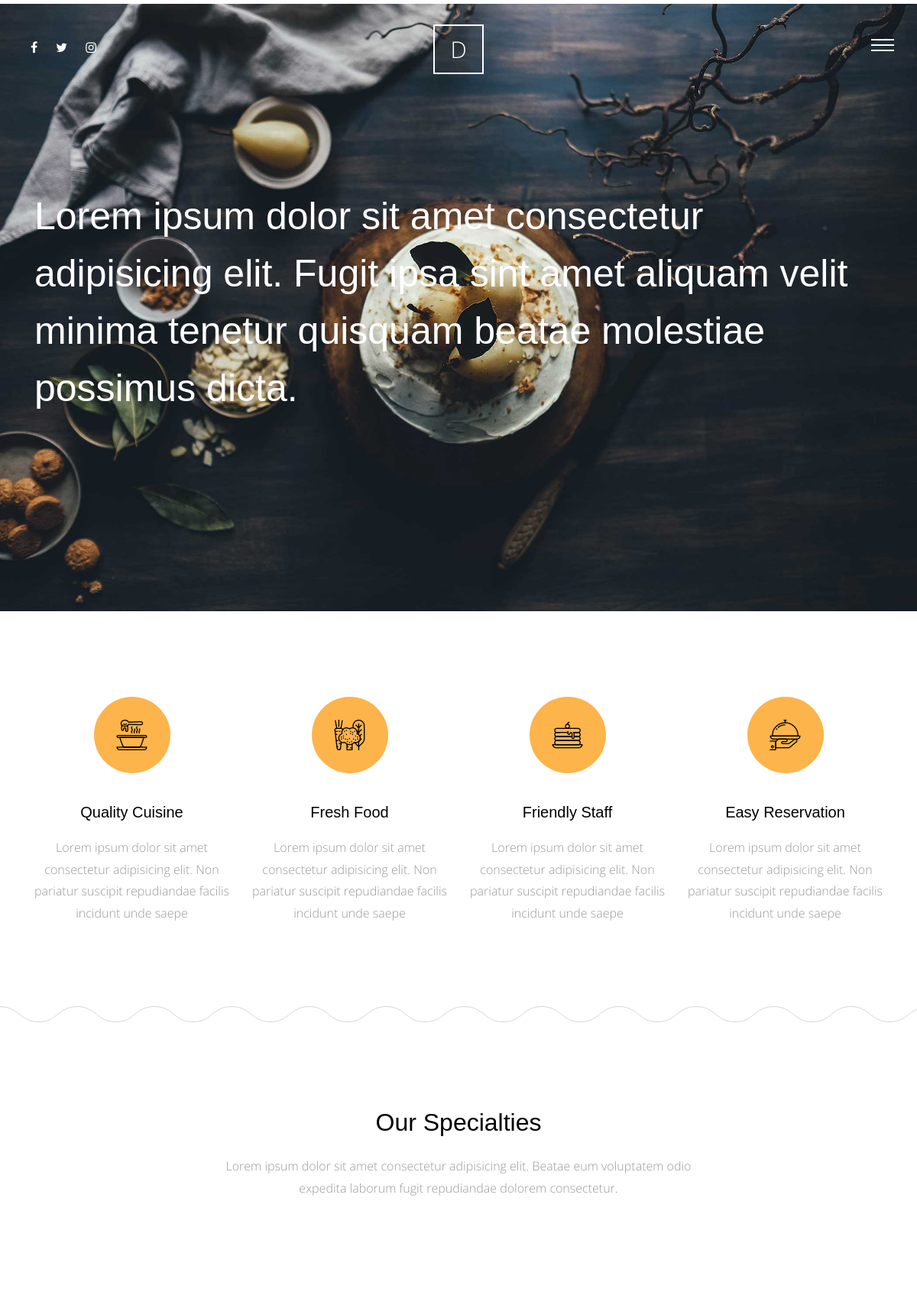
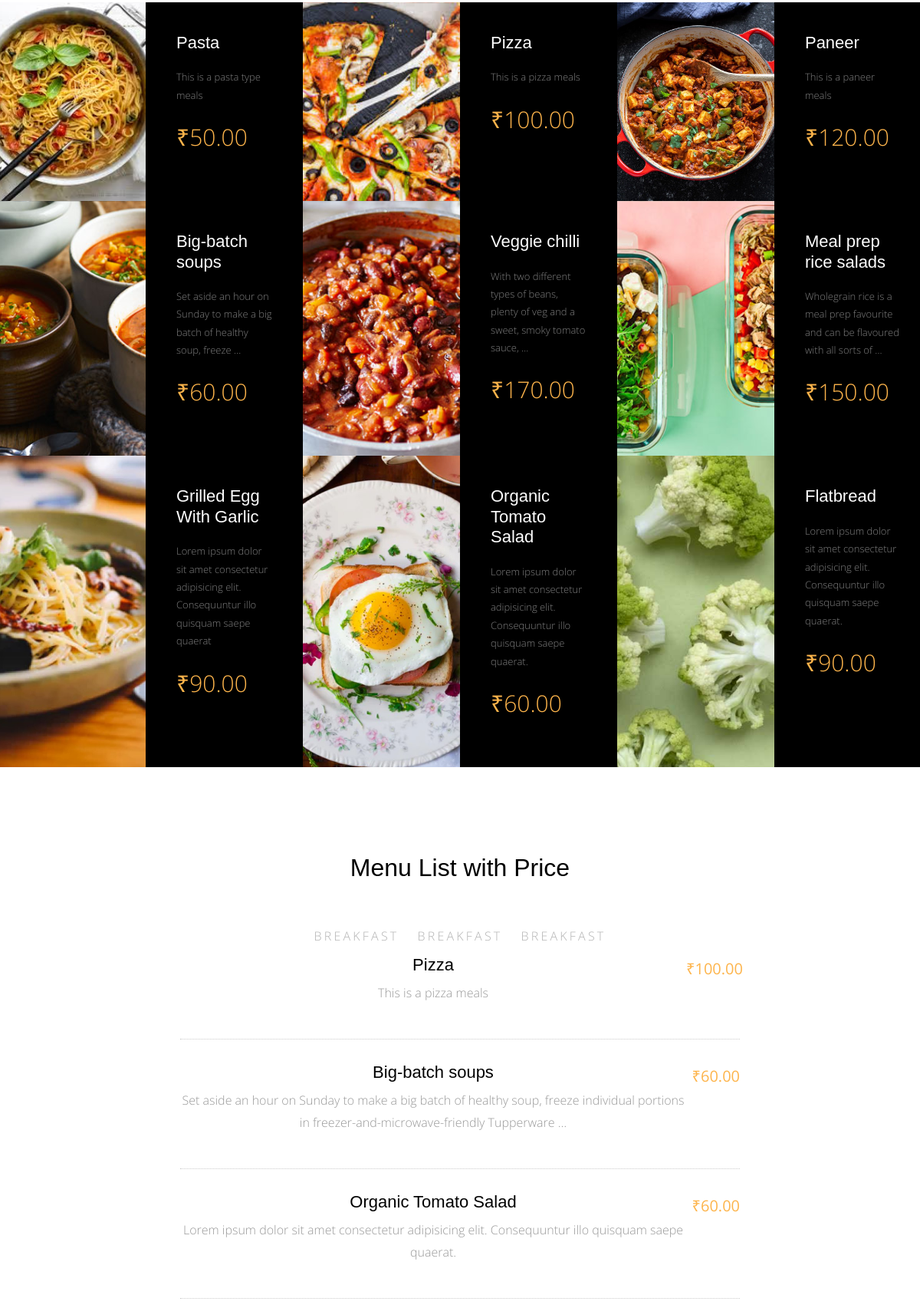
The page / (upper part) on the database its author committed (2 pictures, top to bottom).
### meals/models.py (models this page shows, shortened)
class Meals(models.Model):
    name = models.CharField(max_length=50)
    description = models.TextField(max_length=500)
    category = models.ForeignKey('Category', on_delete=models.SET_NULL, null=True)
    people = models.IntegerField()
    price = models.DecimalField(max_digits=5,decimal_places=2)
    preperation_time = models.IntegerField()
    image = models.ImageField(upload_to='meals/')
    slug = models.SlugField(blank=True,null=True)
    class Meta:
        verbose_name = 'meal'
        verbose_name_plural = 'meals'

class Category(models.Model):
    name = models.CharField(max_length=30)
    class Meta:
        verbose_name = 'category'
        verbose_name_plural = 'categories'
    def __str__(self):
        return self.name

### home/views.py (the view)
# urls.py: path('', views.home,name='home'),
def home(request):
    meals = Meals.objects.all()
    meal_list = Meals.objects.all()
    categories = Category.objects.all()
    posts = Post.objects.all()
    why_choose_us = Why_Choose_Us.objects.all()
    context = {
        'meals':meals,
        'meal_list':meal_list,
        'categories':categories,
        'posts':posts,
        'why_choose_us':why_choose_us,
    }
    return render(request, 'home/index.html', context)

### home/templates/home/index.html (shortened to what this page needs)
{% extends 'base.html' %}
{% load static %}
{% block body %}
      <div class="main-wrap">
        <div class="cover_1">
          <div class="img_bg" style="background-image: url({% static 'site_static/img/slider-1.jpg' %})" data-stellar-background-ratio="0.5">
            <div class="container">
              <div class="row align-items-center">
                <div class="col-md-12" data-aos="fade-up">
                  <h2 class="heading">Lorem ipsum dolor sit amet consectetur adipisicing elit. Fugit ipsa sint amet aliquam velit minima tenetur quisquam beatae molestiae possimus dicta.</h2>
                </div>
              </div>
            </div>
          </div>
        </div>
        <div class="section services-section">
          <div class="container">
            <div class="row">
              <div class="col-md-6 col-lg-3" data-aos="fade-up">
                <div class="media feature-icon d-block text-center">
                  <div class="icon">
                    <span class="flaticon-soup"></span>
                  </div>
                  <div class="media-body">
                    <h3>Quality Cuisine</h3>
                    <p>Lorem ipsum dolor sit amet consectetur adipisicing elit. Non pariatur suscipit repudiandae facilis incidunt unde saepe</p>
                  </div>
                </div>
              </div>
              <div class="col-md-6 col-lg-3" data-aos="fade-up" data-aos-delay="100">
                <div class="media feature-icon d-block text-center">
                  <div class="icon">
                    <span class="flaticon-vegetables"></span>
                  </div>
                  <div class="media-body">
                    <h3>Fresh Food</h3>
                    <p>Lorem ipsum dolor sit amet consectetur adipisicing elit. Non pariatur suscipit repudiandae facilis incidunt unde saepe</p>
                  </div>
                </div>
              </div>
              <div class="col-md-6 col-lg-3" data-aos="fade-up" data-aos-delay="300">
                <div class="media feature-icon d-block text-center">
                  <div class="icon">
                    <span class="flaticon-pancake"></span>
                  </div>
                  <div class="media-body">
                    <h3>Friendly Staff</h3>
                    <p>Lorem ipsum dolor sit amet consectetur adipisicing elit. Non pariatur suscipit repudiandae facilis incidunt unde saepe</p>
                  </div>
                </div>
              </div>
              <div class="col-md-6 col-lg-3" data-aos="fade-up" data-aos-delay="500">
                <div class="media feature-icon d-block text-center">
                  <div class="icon">
                    <span class="flaticon-tray"></span>
                  </div>
                  <div class="media-body">
                    <h3>Easy Reservation</h3>
                    <p>Lorem ipsum dolor sit amet consectetur adipisicing elit. Non pariatur suscipit repudiandae facilis incidunt unde saepe</p>
                  </div>
                </div>
              </div>
            </div>
          </div>
        </div>
        <div class="section">
          <div class="container">
            <div class="row justify-content-center">
              <div class="col-md-7 text-center"  data-aos="fade-up">
                <h2 class="mb-4">Our Specialties</h2>
                <p class="lead">Lorem ipsum dolor sit amet consectetur adipisicing elit. Beatae eum voluptatem odio expedita laborum fugit repudiandae dolorem consectetur.</p>
              </div>
            </div>
          </div>
        </div>
        <div class="section pt-0 pb-0">
          <div class="menus d-flex bg-light">
            {% for meal in meals %}
                <div class="d-flex item">
                <div class="image" style="background-image: url({{meal.image.url}});" data-aos="fade"></div>
                <div class="text">
                  <h3>{{meal.name}}</h3>
                  <p>{{meal.description|truncatewords:15}}</p>
                  <p class="price">₹{{meal.price}}</p>
                </div>
                </div>
            {% endfor %}
          </div>
        </div>
         <div class="section">
          <div class="container">
            <div class="row justify-content-center">
              <div class="col-md-8" data-aos="fade-up">
                <h2 class="mb-5 text-center">Menu List with Price</h2>
                  <ul class="nav site-tab-nav" id="pills-tab" role="tablist">
                      {% for category in categories %}
                        <li class="nav-item">
                            <a class="nav-link" id="{{category}}-tab" data-toggle="pill" href="{{category}}" role="tab" aria-controls="{{category}}" aria-selected="true">Breakfast</a>
                        </li>
                      {% endfor %}
                      <div class="tab-content" id="pills-tabContent">
                          {% for category in categories %}
                              <div class="tab-pane fade show active" id="{{category}}" role="tabpanel" aria-labelledby="{{category}}-tab">
                                  {% for meal in meal_list %}
                                    {% if meal.category == category %}
                                          <div class="d-block d-md-flex menu-food-item">
                                          <div class="text order-1 mb-3">
                                            <h3><a href="{% url 'meals:meal_detail' meal.slug %}">{{meal.name}}</a></h3>
                                            <p>{{meal.description|truncatewords:20}}</p>
                                          </div>
                                          <div class="price order-2">
                                            <strong>₹{{meal.price}}</strong>
                                          </div>
                                        </div>
                                    {% endif %}
                                  {% endfor %}
                              </div>
                    {% endfor %}
                </div>
              </div>
            </div>
          </div>
        </div>
      </div>
      {% endblock body %}

### static/site_static/css/style.css (style rules this page uses)
html { overflow-x: hidden; }
body { background: #fff; font-family: "Open Sans", cursive; font-size: 16px; line-height: 1.8; font-weight: 300; color: #999999; }
a { -webkit-transition: .3s all ease; -o-transition: .3s all ease; transition: .3s all ease; text-decoration: none; }
h1, h2, h3, h4, h5 { color: #000; font-family: "Playfair Display", Arial, sans-serif; }
h1 a, h2 a, h3 a, h4 a, h5 a { color: #000; }
.media h3 { font-size: 20px; margin-bottom: 10px; }
.site-tab-nav { display: block; text-align: center; margin-bottom: 80px !important; }
.site-tab-nav li { float: none; display: inline-block; *display: inline; zoom: 1; }
.site-tab-nav li a { background: none; color: #b3b3b3; font-size: 16px; text-transform: uppercase; letter-spacing: .2em; border-bottom: 2px solid transparent; padding-left: 0; padding-right: 0; margin: 0 10px; }
.site-tab-nav, .nav-pills { text-align: center; }
.services-section { background: url("../img/curve_line.svg") repeat-x bottom left; }
.menu-food-item { border-bottom: 1px dotted #ccc; float: left; width: 100%; padding-bottom: 30px; margin-bottom: 30px; }
.menu-food-item .text { width: calc(100%); }
@media (min-width: 768px) { .menu-food-item .text { width: calc(100% - 70px); } }
.menu-food-item .price { text-align: left; width: 100%; }
@media (min-width: 768px) { .menu-food-item .price { width: 70px; text-align: right; } }
.menu-food-item .price strong { color: #fdb44b; font-size: 20px; }
.menu-food-item h3 { font-size: 22px; }
.menu-food-item h3 a { color: #000; -webkit-transition: .3s all ease; -o-transition: .3s all ease; transition: .3s all ease; }
.menu-food-item p:last-child { margin-bottom: 0; }
.lead { font-size: 16px; }
.feature-icon .icon { text-align: center; height: 100px; width: 100px; border-radius: 50%; display: inline-block; position: relative; margin-bottom: 30px; background: #fdb44b; }
.feature-icon .icon > span { color: #000; font-size: 40px; position: absolute; top: 50%; left: 50%; -webkit-transform: translate(-50%, -50%); -ms-transform: translate(-50%, -50%); transform: translate(-50%, -50%); }
.feature-icon h3 { margin-bottom: 20px; }
.section { padding: 7em 0; }
.cover_1 { position: relative; }
.cover_1 .img_bg { background-repeat: no-repeat; background-size: cover !important; background-position: center center; }
.cover_1 .img_bg, .cover_1 .img_bg > .container > .row { min-height: 700px; height: 100vh; }
.cover_1 .heading { color: white; font-weight: 300; font-size: 30px; line-height: 1.5; }
@media (min-width: 768px) { .cover_1 .heading { font-size: 50px; line-height: 1.5; } }
.menus { display: -webkit-box; display: -ms-flexbox; display: flex; -ms-flex-wrap: wrap; flex-wrap: wrap; margin-right: -15px; margin-left: -15px; }
@media (min-width: 576px) { .menus .item { -webkit-box-flex: 0; -ms-flex: 0 0 100%; flex: 0 0 100%; max-width: 100%; } }
@media (min-width: 768px) { .menus .item { -webkit-box-flex: 0; -ms-flex: 0 0 50%; flex: 0 0 50%; max-width: 50%; } }
@media (min-width: 992px) { .menus .item { -webkit-box-flex: 0; -ms-flex: 0 0 50%; flex: 0 0 50%; max-width: 50%; } }
@media (min-width: 1200px) { .menus .item { -webkit-box-flex: 0; -ms-flex: 0 0 33.33333%; flex: 0 0 33.33333%; max-width: 33.33333%; } }
.menus .item .image, .menus .item .text { width: 50%; }
.menus .item .image { background-size: cover; background-position: center center; }
.menus .item .text { padding: 40px; background: #000; }
.menus .item .text h3 { color: #fff; font-size: 22px; margin-bottom: 20px; }
.menus .item .text p { color: #fff; font-size: 13px; opacity: .5; }
.menus .item .text .price { font-size: 30px; color: #fdb44b; opacity: 1; }

### rows shown on the page
Meals: image (picture), name "Pasta", description "This is a pasta type meals", price "50.00"
Meals: image (picture), name "Pizza", description "This is a pizza meals", price "100.00"
Meals: image (picture), name "Paneer", description "This is a paneer meals", price "120.00"
Meals: image (picture), name "Big-batch soups", description "Set aside an hour on Sunday to make a big batch of healthy soup, freeze …", price "60.00", description "Set aside an hour on Sunday to make a big batch of healthy soup, freeze individual portions in freezer-and-microwave-friendly Tupperware …"
Meals: image (picture), name "Veggie chilli", description "With two different types of beans, plenty of veg and a sweet, smoky tomato sauce, …", price "170.00"
Meals: image (picture), name "Meal prep rice salads", description "Wholegrain rice is a meal prep favourite and can be flavoured with all sorts of …", price "150.00"
Meals: image (picture), name "Grilled Egg With Garlic", description "Lorem ipsum dolor sit amet consectetur adipisicing elit. Consequuntur illo quisquam saepe quaerat", price "90.00"
Meals: image (picture), name "Organic Tomato Salad", description "Lorem ipsum dolor sit amet consectetur adipisicing elit. Consequuntur illo quisquam saepe quaerat.", price "60.00"
Meals: image (picture), name "Flatbread", description "Lorem ipsum dolor sit amet consectetur adipisicing elit. Consequuntur illo quisquam saepe quaerat.", price "90.00"
